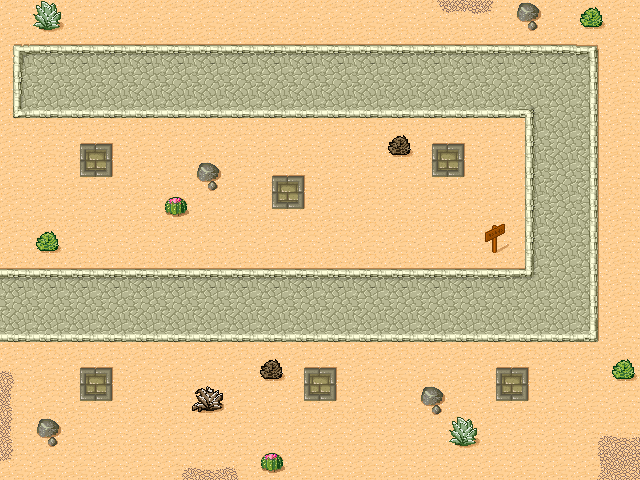

Rendered tile map (Tiled .tmx) drawn with the repository's tilesets; below, a short description and the map source with its tile grids summarised:
An orthogonal 20x15 tile map with 32x32 px tiles, 1 tile layer (level1).

<map version="1.4" tiledversion="1.4.1" orientation="orthogonal" renderorder="right-down" width="20" height="15" tilewidth="32" tileheight="32" infinite="0" nextlayerid="3" nextobjectid="11">
 <tileset firstgid="1" name="desert" tilewidth="32" tileheight="32" tilecount="48" columns="8">
  <image source="desert.png" width="256" height="192" />
 </tileset>
 <layer id="1" name="level1" width="20" height="15">
  <data>[300 cells, 300 non-empty, 32 distinct tile ids]</data>
 </layer>
</map>
